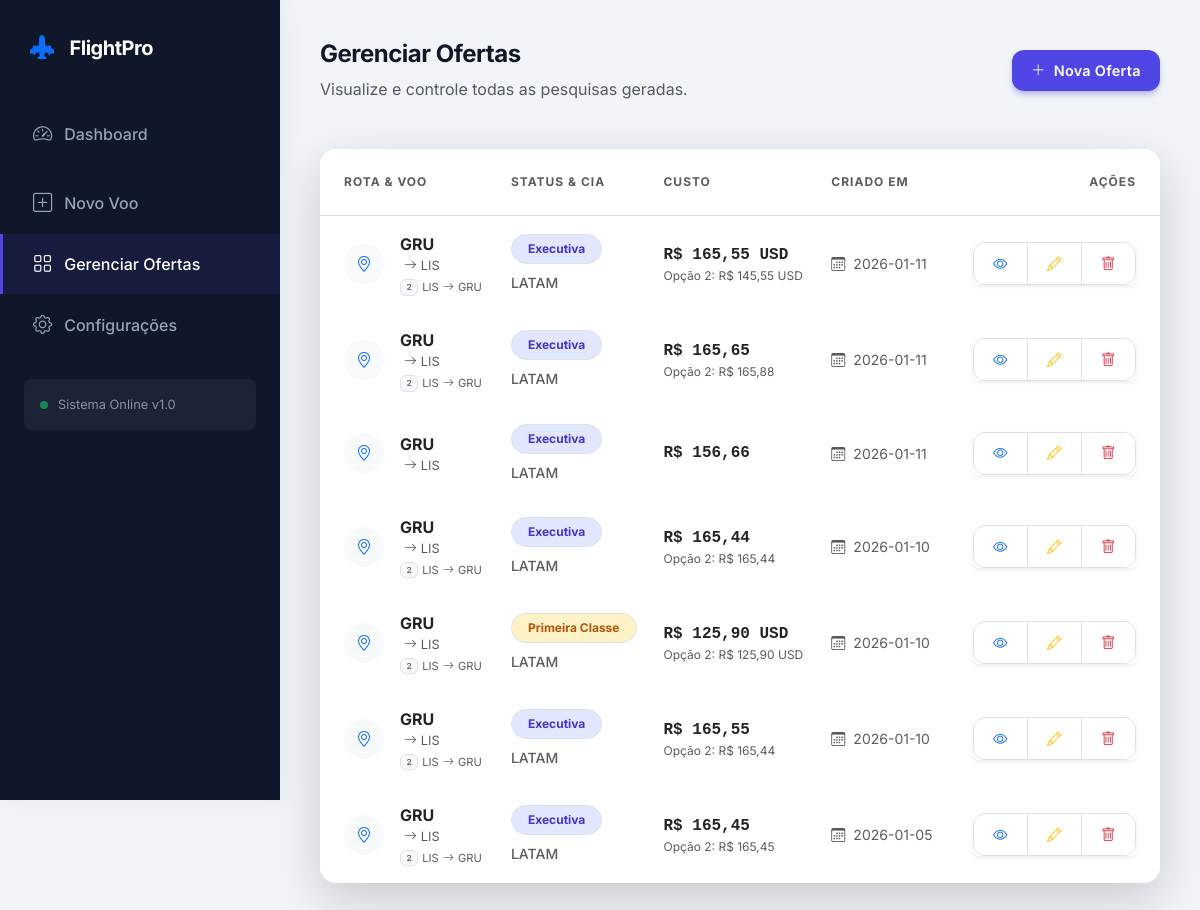
Page /list (signed in) on the earlier database version.
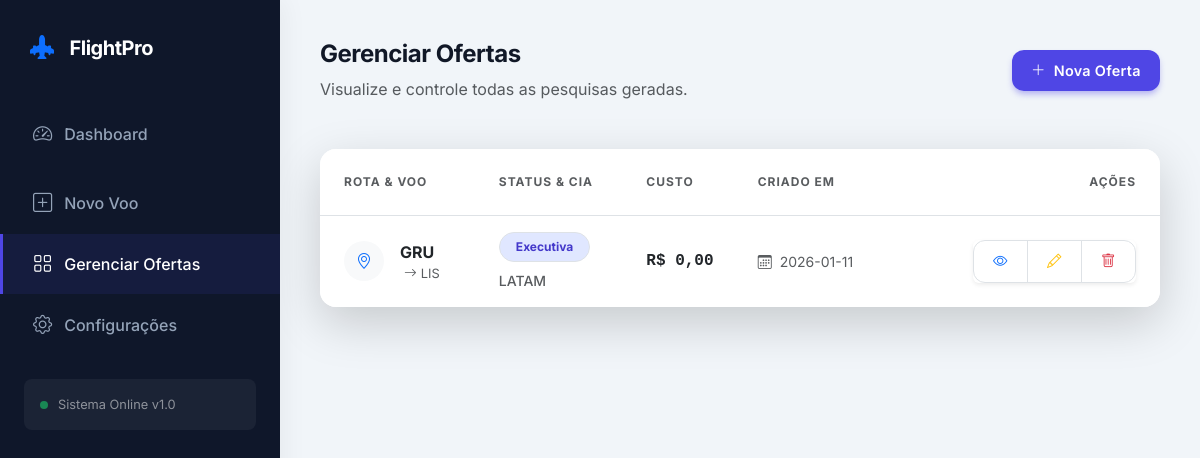
Same page on the later database version.
### tables this page shows
CREATE TABLE searches (
            id INTEGER PRIMARY KEY AUTOINCREMENT,
            origin TEXT,
            destination TEXT,
            available_dates TEXT,
            program TEXT,
            operator TEXT,
            flight_type TEXT,
            cost REAL,
            search_date TEXT,
            image_path TEXT
        , program_1 TEXT, cost_1 REAL, dates_1 TEXT, program_2 TEXT, cost_2 REAL, dates_2 TEXT, origin_2 TEXT, destination_2 TEXT, miles_qty_1 TEXT, prog_id_1 INTEGER, tax_val_1 TEXT, curr_id_1 INTEGER, miles_qty_2 TEXT, prog_id_2 INTEGER, tax_val_2 TEXT, curr_id_2 INTEGER, prices_json_1 TEXT, prices_json_2 TEXT);

### app.py (the view)
@app.route('/list')
@login_required
def list_searches():
    conn = sqlite3.connect(DB_NAME); conn.row_factory = sqlite3.Row; cursor = conn.cursor()
    cursor.execute("SELECT * FROM searches ORDER BY id DESC"); searches = cursor.fetchall(); conn.close()
    return render_template('list.html', searches=searches)

### app.py (called while the page is built)
@login_manager.user_loader
def load_user(user_id):
    conn = sqlite3.connect(DB_NAME); cursor = conn.cursor()
    cursor.execute("SELECT * FROM users WHERE id = ?", (user_id,))
    data = cursor.fetchone(); conn.close()
    if data: return User(id=data[0], username=data[1], password=data[2])
    return None

### templates/list.html (shortened to what this page needs)
{% extends "base.html" %}
{% block content %}
<div class="d-flex justify-content-between align-items-center mb-5">
    <div>
        <h2 class="page-title">Gerenciar Ofertas</h2>
        <p class="text-muted mb-0">Visualize e controle todas as pesquisas geradas.</p>
    </div>
    <a href="{{ url_for('register') }}" class="btn btn-primary-custom">
        <i class="bi bi-plus-lg me-2"></i>Nova Oferta
    </a>
</div>
<div class="card-custom p-0 overflow-hidden border-0 shadow-lg">
    <div class="table-responsive">
        <table class="table table-hover align-middle mb-0" style="border-collapse: separate; border-spacing: 0;">
            <thead style="background-color: #f8fafc;">
                <tr>
                    <th class="ps-4 py-4 text-uppercase text-muted x-small fw-bold border-bottom" style="font-size: 0.75rem; letter-spacing: 1px;">Rota & Voo</th>
                    <th class="py-4 text-uppercase text-muted x-small fw-bold border-bottom" style="font-size: 0.75rem; letter-spacing: 1px;">Status & Cia</th>
                    <th class="py-4 text-uppercase text-muted x-small fw-bold border-bottom" style="font-size: 0.75rem; letter-spacing: 1px;">Custo</th>
                    <th class="py-4 text-uppercase text-muted x-small fw-bold border-bottom" style="font-size: 0.75rem; letter-spacing: 1px;">Criado em</th>
                    <th class="pe-4 py-4 text-end text-uppercase text-muted x-small fw-bold border-bottom" style="font-size: 0.75rem; letter-spacing: 1px;">Ações</th>
                </tr>
            </thead>
            <tbody>
                {% if not searches %}
                <tr>
                    <td colspan="5" class="text-center py-5">
                        <div class="d-flex flex-column align-items-center justify-content-center text-muted opacity-50">
                            <i class="bi bi-airplane-engines fs-1 mb-3"></i>
                            <span>Nenhuma oferta registrada ainda.</span>
                        </div>
                    </td>
                </tr>
                {% else %}
                    {% for search in searches %}
                    <tr class="transition-hover">
                        <td class="ps-4 py-3 border-bottom-0">
                            <div class="d-flex align-items-center">
                                <div class="bg-light rounded-circle p-2 me-3 d-flex align-items-center justify-content-center" style="width: 40px; height: 40px;">
                                    <i class="bi bi-geo-alt text-primary"></i>
                                </div>
                                <div>
                                    <div class="fw-bold text-dark">{{ search['origin'] }}</div>
                                    <div class="small text-muted d-flex align-items-center" style="font-size: 0.8rem;">
                                        <i class="bi bi-arrow-right mx-1"></i> {{ search['destination'] }}
                                    </div>
                                    {% if search['origin_2'] and search['destination_2'] %}
                                    <div class="small text-muted d-flex align-items-center mt-1" style="font-size: 0.7rem;">
                                        <span class="badge bg-light text-secondary border me-1">2</span> {{ search['origin_2'] }} <i class="bi bi-arrow-right mx-1"></i> {{ search['destination_2'] }}
                                    </div>
                                    {% endif %}
                                </div>
                            </div>
                        </td>
                        <td class="py-3 border-bottom-0">
                            {% set badge_bg = '#e0e7ff' %}
                            {% set badge_color = '#4338ca' %}
                            {% if search['flight_type'] == 'Econômica' %}
                                {% set badge_bg = '#dcfce7' %}
                                {% set badge_color = '#15803d' %}
                            {% elif search['flight_type'] == 'Primeira Classe' %}
                                {% set badge_bg = '#fef3c7' %}
                                {% set badge_color = '#b45309' %}
                            {% endif %}
                            <span class="badge rounded-pill fw-bold border px-3 py-2 mb-1"
                                  style="background-color: {{ badge_bg }}; color: {{ badge_color }}; border-color: transparent;">
                                {{ search['flight_type'] }}
                            </span>
                            <div class="small text-muted fw-medium mt-1">{{ search['operator'] }}</div>
                        </td>
                        <td class="py-3 border-bottom-0">
                            <div class="d-flex flex-column">
                                <span class="fw-bold text-dark" style="font-family: monospace; font-size: 1rem;">
                                    R$ {{ search['cost_1'] or search['cost'] or '0,00' }}
                                </span>
                                {% if search['cost_2'] %}
                                    <small class="text-muted" style="font-size: 0.75rem;">
                                        Opção 2: R$ {{ search['cost_2'] }}
                                    </small>
                                {% endif %}
                            </div>
                        </td>
                        <td class="py-3 border-bottom-0">
                            <div class="text-muted small">
                                <i class="bi bi-calendar3 me-2"></i>{{ search['search_date'] }}
                            </div>
                        </td>
                        <td class="pe-4 py-3 text-end border-bottom-0">
                            <div class="btn-group shadow-sm" role="group">
                                <a href="{{ url_for('static', filename='generated/' + search['image_path']) }}" target="_blank"
                                   class="btn btn-white btn-sm border" title="Ver Imagem">
                                    <i class="bi bi-eye text-primary"></i>
                                </a>
                                <a href="{{ url_for('edit_search', id=search['id']) }}"
                                   class="btn btn-white btn-sm border" title="Editar">
                                    <i class="bi bi-pencil text-warning"></i>
                                </a>
                                <button type="button" class="btn btn-white btn-sm border" title="Excluir"
                                        onclick="if(confirm('Tem certeza?')) document.getElementById('del-form-{{ search.id }}').submit();">
                                    <i class="bi bi-trash text-danger"></i>
                                </button>
                            </div>
                        </td>
                    </tr>
                    {% endfor %}
                {% endif %}
            </tbody>
        </table>
    </div>
</div>
{% endblock %}

### templates/base.html (shortened to what this page needs)
<!DOCTYPE html>
<html lang="pt-br">
<head>
    <link href="https://cdn.jsdelivr.net/npm/bootstrap@5.3.0/dist/css/bootstrap.min.css" rel="stylesheet">
    <link rel="stylesheet" href="https://cdn.jsdelivr.net/npm/bootstrap-icons@1.10.0/font/bootstrap-icons.css">
</head>
<body>
    <div class="sidebar">
        <div class="sidebar-brand">
            <i class="bi bi-airplane-engines-fill me-3 text-primary" style="font-size: 1.5rem;"></i>
            FlightPro
        </div>
        <nav class="nav flex-column mt-2">
            <a href="{{ url_for('dashboard') }}" class="nav-link {{ 'active' if request.path == '/dashboard' else '' }}">
                <i class="bi bi-speedometer2"></i> Dashboard
            </a>
        <nav class="nav flex-column mt-2">
            <a href="{{ url_for('register') }}" class="nav-link {{ 'active' if request.path == '/register' or 'edit' in request.path else '' }}">
                <i class="bi bi-plus-square"></i> Novo Voo
            </a>
            <a href="{{ url_for('list_searches') }}" class="nav-link {{ 'active' if request.path == '/list' or request.path == '/' else '' }}">
                <i class="bi bi-grid"></i> Gerenciar Ofertas
            </a>
            <a href="{{ url_for('settings') }}" class="nav-link {{ 'active' if request.path == '/settings' else '' }}">
                <i class="bi bi-gear"></i> Configurações
            </a>
        </nav>
        <div class="mt-auto p-4">
            <div class="p-3 rounded-3" style="background: rgba(255,255,255,0.05);">
                <div class="d-flex align-items-center">
                    <div class="bg-success rounded-circle" style="width: 8px; height: 8px; margin-right: 10px;"></div>
                    <small class="text-white-50" style="font-size: 0.8rem;">Sistema Online v1.0</small>
                </div>
            </div>
        </div>
    </div>
    <div class="main-content">
        {% block content %}{% endblock %}
    </div>
</body>
</html>

### templates/base.html (style rules this page uses)
:root { --primary: #4f46e5; --primary-hover: #4338ca; --secondary: #64748b; --bg-body: #f1f5f9; --sidebar-bg: #0f172a; --card-bg: #ffffff; --text-main: #1e293b; --text-muted: #94a3b8; --border-color: #e2e8f0; --radius-md: 12px; --radius-lg: 16px; --shadow-sm: 0 1px 3px 0 rgb(0 0 0 / 0.1), 0 1px 2px -1px rgb(0 0 0 / 0.1); --shadow-md: 0 4px 6px -1px rgb(0 0 0 / 0.1), 0 2px 4px -2px rgb(0 0 0 / 0.1); --shadow-lg: 0 10px 15px -3px rgb(0 0 0 / 0.1), 0 4px 6px -4px rgb(0 0 0 / 0.1); }
body { font-family: 'Inter', sans-serif; background-color: var(--bg-body); color: var(--text-main); -webkit-font-smoothing: antialiased; }
.sidebar { width: 280px; background-color: var(--sidebar-bg); min-height: 100vh; position: fixed; top: 0; left: 0; z-index: 1000; display: flex; flex-direction: column; box-shadow: 4px 0 24px rgba(0,0,0,0.05); }
.sidebar-brand { padding: 30px; font-size: 1.25rem; font-weight: 700; color: white; letter-spacing: -0.5px; display: flex; align-items: center; }
.nav-link { color: var(--text-muted); padding: 16px 30px; font-weight: 500; transition: all 0.3s ease; border-left: 3px solid transparent; display: flex; align-items: center; }
.nav-link i { font-size: 1.2rem; margin-right: 12px; }
.nav-link.active { color: white; background: rgba(79, 70, 229, 0.1); border-left-color: var(--primary); }
.main-content { margin-left: 280px; padding: 40px; min-height: 100vh; }
.card-custom { background: var(--card-bg); border-radius: var(--radius-lg); border: 1px solid var(--border-color); box-shadow: var(--shadow-sm); padding: 30px; margin-bottom: 25px; transition: box-shadow 0.3s ease; }
.btn { border-radius: var(--radius-md); padding: 0.6rem 1.2rem; font-weight: 600; font-size: 0.9rem; letter-spacing: 0.3px; transition: all 0.2s; }
.btn-primary-custom { background-color: var(--primary); color: white; border: none; box-shadow: 0 4px 6px -1px rgba(79, 70, 229, 0.4); }
.page-title { font-size: 1.5rem; font-weight: 700; color: #111827; letter-spacing: -0.5px; }

Differences in the rows shown:
removed searches: origin "GRU", destination "LIS", origin_2 "LIS", destination_2 "GRU", flight_type "Executiva", operator "LATAM", cost_1 "165,55 USD", cost_2 "145,55 USD", search_date "2026-01-11"
removed searches: origin "GRU", destination "LIS", origin_2 "LIS", destination_2 "GRU", flight_type "Executiva", operator "LATAM", cost_1 "165,65", cost_2 "165,88", search_date "2026-01-11"
removed searches: origin "GRU", destination "LIS", flight_type "Executiva", operator "LATAM", cost_1 "156,66", search_date "2026-01-11"
removed searches: origin "GRU", destination "LIS", origin_2 "LIS", destination_2 "GRU", flight_type "Executiva", operator "LATAM", cost_1 "165,44", cost_2 "165,44", search_date "2026-01-10"
removed searches: origin "GRU", destination "LIS", origin_2 "LIS", destination_2 "GRU", flight_type "Primeira Classe", operator "LATAM", cost_1 "125,90 USD", cost_2 "125,90 USD", search_date "2026-01-10"
removed searches: origin "GRU", destination "LIS", origin_2 "LIS", destination_2 "GRU", flight_type "Executiva", operator "LATAM", cost_1 "165,55", cost_2 "165,44", search_date "2026-01-10"
removed searches: origin "GRU", destination "LIS", origin_2 "LIS", destination_2 "GRU", flight_type "Executiva", operator "LATAM", cost_1 "165,45", cost_2 "165,45", search_date "2026-01-05"
added searches: origin "GRU", destination "LIS", flight_type "Executiva", operator "LATAM", cost_1 "0,00", search_date "2026-01-11"
